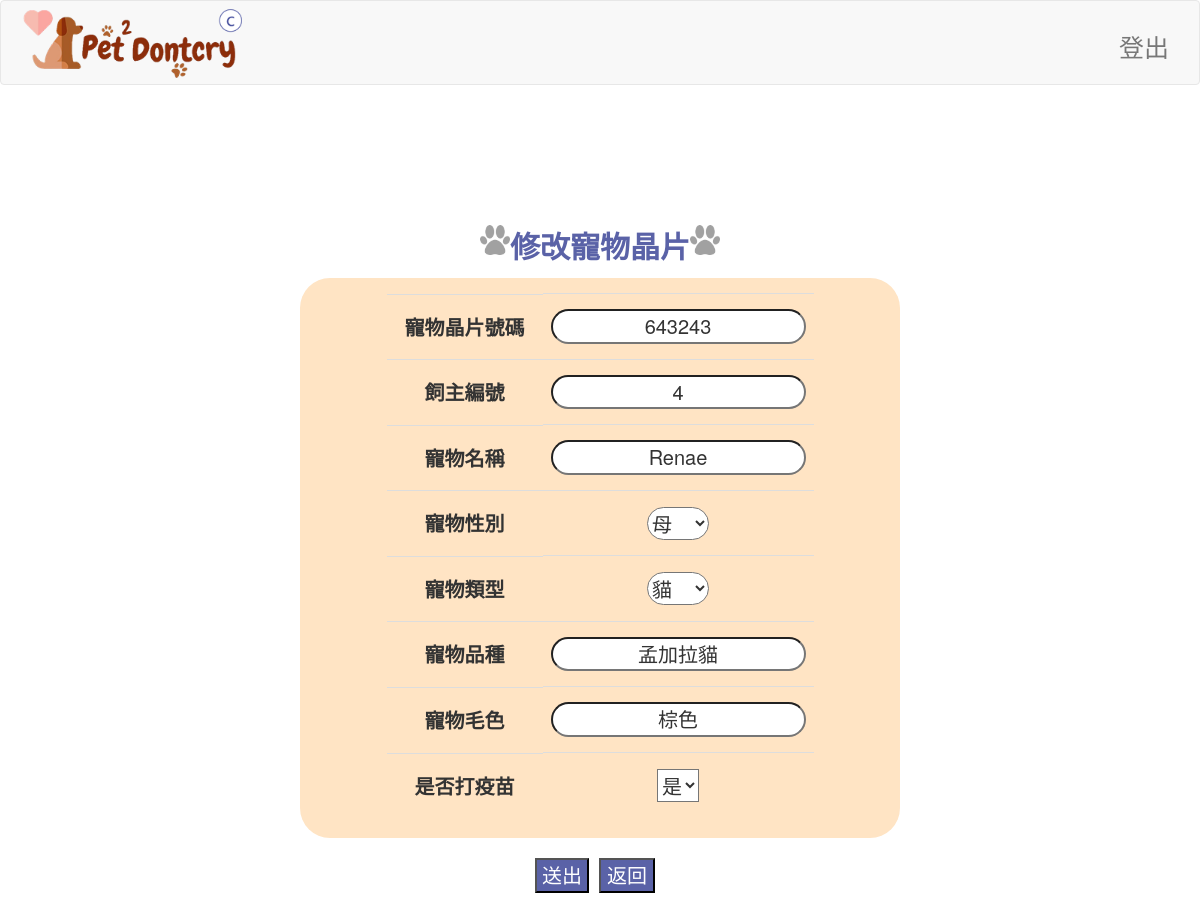
The app's page /clinic/edit_pet/643243 (signed in) with its own data.
### app/models/user.py (models this page shows, shortened)
class pet(db.Model):
    __tablename__ = 'pet'
    PetID = db.Column('PetID', db.Integer, primary_key = True)
    UID = db.Column('UID',db.Integer,db.ForeignKey('user.UID'), nullable=False)
    name = db.Column('name', db.String(20), nullable=False)
    sex = db.Column('sex',db.Integer, nullable=False)
    species = db.Column('species', db.String(10), nullable=False)
    fur = db.Column('fur', db.String(10), nullable=False)
    variety = db.Column('variety', db.String(10), nullable=False)
    vaccine = db.Column('vaccine',db.Boolean,nullable=False)
    medicalrecords = db.relationship('medicalrecords', backref='pet', lazy='dynamic')

### app/views/clinicView.py (the view, shortened to what this page needs)
@clinic_views.route('/clinic/edit_pet/<int:PetID>', methods=['GET', 'POST'])
@login_required
def edit_pet(PetID):
    from ..models import pet
    pets = pet.query.filter_by(PetID=PetID).first_or_404()
    form = FormPetEdit()
    form.PetID.data = str(pets.PetID)
    form.species.data = pets.species
    form.fur.data = pets.fur
    form.UID.data = str(pets.UID)
    form.name.data = pets.name
    form.sex.data = str(pets.sex)
    form.variety.data = pets.variety
    form.vaccine.data = pets.vaccine
    return render_template('chip_add.html', form=form, pets=pets, type='edit',PetID=PetID)

### app/form/clinicForm.py (shortened to what this page needs)
class FormPetEdit(FlaskForm):
    PetID = StringField('寵物晶片號碼', render_kw={'readonly': True})
    UID = StringField('飼主編號', validators=[
        validators.DataRequired(),
        validators.Length(0, 10)
    ])
    name = StringField('寵物名稱', validators=[
        validators.DataRequired(),
        validators.Length(0, 20)
    ])
    species = SelectField('寵物類型', validators=[
        validators.DataRequired()
        ], choices=[('dog', '狗'), ('cat', '貓'),('other','其它')]
    )
    fur = StringField('寵物毛色', validators=[
        validators.DataRequired(),
        validators.Length(0, 10)
    ])
    variety = StringField('寵物品種', validators=[
        validators.Length(0, 10)
    ])
    sex = SelectField('寵物性別', validators=[
        validators.DataRequired()
     ], choices=[('1', '母'), ('0', '公'),('2','未知')])
    vaccine = SelectField('是否打疫苗', validators=[
        validators.DataRequired()
    ], choices=[('1', '是'), ('0', '否')])
    submit = SubmitField('送出')

### app/models/user.py (called while the page is built)
    @login_manager.user_loader
    def load_user(ID):
        try:
            return account.query.get(ID)
        except:
            return None

### app/templates/chip_add.html (shortened to what this page needs)
<!DOCTYPE html>
{% extends "clinic_base.html" %}
{% block content %}
<head>
    <link rel="stylesheet" href="{{ url_for('static', filename='css/chip_add.css') }}">
</head>
<body background="{{ url_for('static', filename='img/first-page.jpg') }}" style="background-size: cover; font-size: 2rem;">
    {% if type == 'edit' %}
    <div class="Title_img mb-total" style="margin-top: 10%;">
        <div class="Title_img">
            <img src="{{ url_for('static', filename='img/dog-footprints.png') }}" width="30" height="30">
            <div class="Title"style="font-weight: bold;"> 修改寵物晶片 </div>
            <img src="{{ url_for('static', filename='img/dog-footprints.png') }}" width="30" height="30">
        </div>
    </div>
    <form method="post" action="/clinic/edit_pet/{{PetID}}">
        <div class="a">
            <div class="bg-table rounded-table h-100 p-4 mb-4 w-80 dis">
                <table class="table" style="font-size: 2rem;">
                    <tbody class="thead">
                        <tr>
                            <td scope="row" class="font-B table-title">
                                <div class="mb-total">寵物晶片號碼</div>
                            </td>
                            <td id="table-dis">
                                {{form.PetID(class='input-text')}}
                            </td>
                        </tr>
                        <tr>
                            <td scope="row" class="font-B table-title">
                                <div class="mb-total">飼主編號</div>
                            </td>
                            <td id="table-dis">{{form.UID(class='input-text')}}</td>
                        </tr>
                        <tr>
                            <td scope="row" class="font-B table-title">
                                <div class="mb-total">寵物名稱</div>
                            </td>
                            <td id="table-dis">{{form.name(class='input-text')}}</td>
                        </tr>
                        <tr>
                            <td scope="row" class="font-B table-title">
                                <div class="mb-total">寵物性別</div>
                            </td>
                            <td id="table-dis">
                                <div style="width: 100%;">
                                    {{form.sex(class='rounded-table input-select')}}
                                </div>
                            </td>
                        </tr>
                        <tr>
                            <td scope="row" class="font-B table-title">
                                <div class="mb-total">寵物類型</div>
                            </td>
                            <td id="table-dis">{{form.species(class='rounded-table input-select')}}</td>
                        </tr>
                        <tr>
                            <td scope="row" class="font-B table-title">
                                <div class="mb-total">寵物品種</div>
                            </td>
                            <td id="table-dis">{{form.variety(class='input-text')}}</td>
                        </tr>
                        <tr>
                            <td scope="row" class="font-B table-title">
                                <div class="mb-total">寵物毛色</div>
                            </td>
                            <td id="table-dis">{{form.fur(class='input-text')}}</td>
                        </tr>
                        <tr>
                            <td scope="row" class="font-B table-title">
                                <div class="mb-total">是否打疫苗</div>
                            </td>
                            <td id="table-dis">
                                {{form.vaccine(class='input-select')}}
                            </td>
                        </tr>
                    </tbody>
                </table>
            </div>
        </div>
        <div class="mb-4 button-dis">
            {{form.submit(class="button-update button-t", style="height: fit-content; padding-top:0.1rem; padding-bottom: 0.1rem;")}}
            <input type="button" class="button-update mb-total" value="返回" onclick="history.back()">
        </div>
    </form>
    {% endif %}
</body>
{% endblock content %}

### app/static/css/chip_add.css (style rules this page uses)
.bg-table { background-color:bisque; }
.font-B { font-weight: bold; }
.button-t { padding: 0.5rem; }
.rounded-table { border-radius: 30px; }
.h-100 { height: auto; }
.w-80 { width: 50%; }
.p-4 { padding: 1.5rem; }
.a { display: flex; justify-content: center; align-content: center; flex-direction: column; align-items: center; }
.Title_img { display: flex; justify-content: center; }
.Title { font-size: 3rem; color: #5a62a7; }
.mb-4 { margin-bottom: 1rem; }
.dis { display:flex; justify-content: center; }
.table { margin-bottom: 0.5rem; font-size: 2rem; display: blocks; width: fit-content; }
.thead { text-align: center; }
.input-text { border-radius: 30px; text-justify: center; text-align: center; background-color: #ffffff; }
.input-select { background-color: #ffffff; }
.mb-total { margin: 1rem; }
.button-update { background-color: #5a62a7; color: white; text-align: center; font-size: 2rem; }
.button-dis { display: flex; flex-wrap: wrap; justify-content: center; align-items: center; }
.table-title { display: flex; flex-wrap:wrap; justify-content: center; align-items: center; }
#table-dis { vertical-align: middle; text-align: center; }

### records on screen
pet: PetID "643243", UID "4", name "Renae", sex "母", species "貓", variety "孟加拉貓", fur "棕色", vaccine "是"
